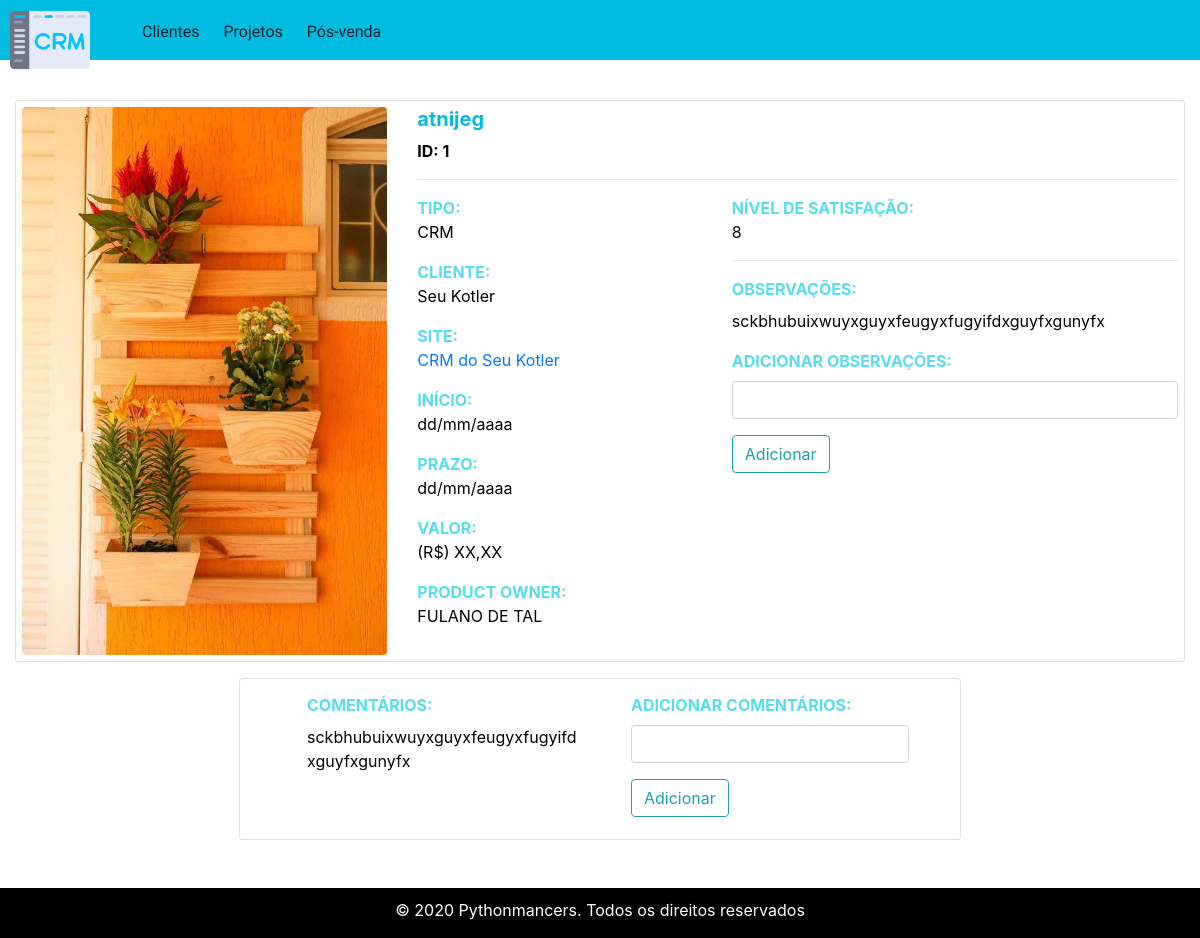
Page /projetos/especifico/1 on the earlier database version.
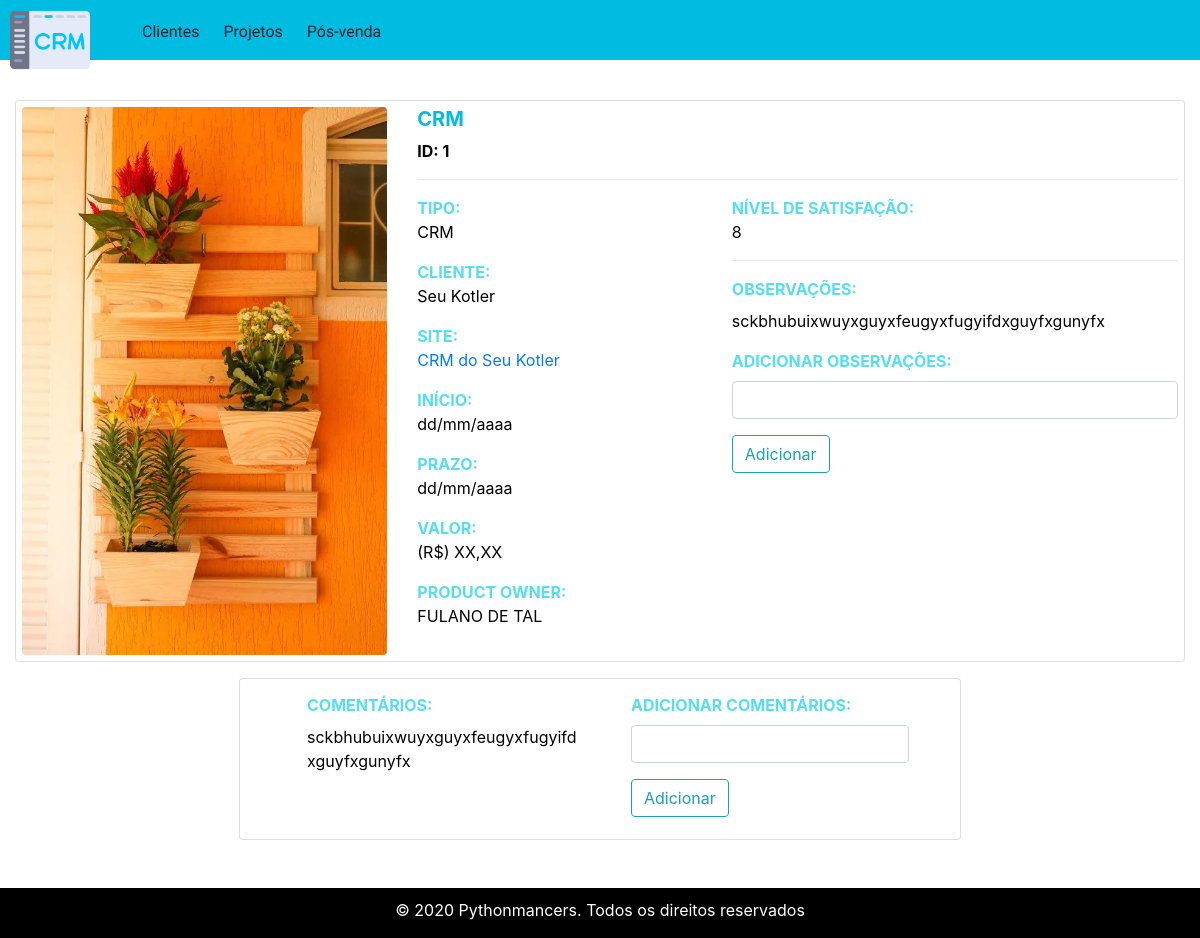
Same page on the later database version.
### crm/projetos/models.py (models this page shows)
class Projeto(db.Model):
    __tablename__ = "projeto"
    id = db.Column(db.Integer, primary_key = True)
    nome = db.Column(db.String(30),nullable = False)
    comentarios = db.Column(db.String, nullable = True)
    nota = db.Column(db.Integer, nullable = True)

### crm/projetos/view.py (the view)
@projeto.route('/especifico/<_id>', methods=['GET'])
def especifico(_id):
    i = 0
    projeto = Projeto.query.get_or_404(_id)
    projeto_comentarios = projeto.comentarios.split('|')
    return render_template('especifico_projetos.html', projeto = projeto, projeto_comentarios = projeto_comentarios)

### crm/projetos/templates/especifico_projetos.html
{% extends 'base.html' %}
{% block links %}
<link rel="stylesheet" href="{{url_for('static', filename='css/projeto-especifico.css')}}">
{% endblock links %}
{% block content %}
<div class=" row justify-content-center">
    <div class="card mb-3 d-inline-flex" id="rowCard">
        <div class="row">
            <div class="col-4">
                <img src="{{url_for('static', filename='imgs/vasos.webp')}}" alt="Card image cap"
                    class="rounded img-fluid">
            </div>
            <div class="col-8">
                <h5><strong class="color1">{{projeto.nome}}</strong></h5>
                <p class="color5"><strong>ID: {{projeto.id}}</strong></p>
                <hr>
                <div class="row">
                    <div class="col-5">
                        <p class="color5"><strong class="color3">TIPO:<br></strong> CRM </p>
                        <p class="color5"><strong class="color3">CLIENTE:<br></strong>Seu Kotler</p>
                        <p class="color5"><strong class="color3">SITE:<br></strong><a href="#">CRM do Seu Kotler</a></p>
                        <p class="color5"><strong class="color3">INÍCIO:<br></strong>dd/mm/aaaa</p>
                        <p class="color5"><strong class="color3">PRAZO:<br></strong>dd/mm/aaaa</p>
                        <p class="color5"><strong class="color3">VALOR:<br></strong> (R$) XX,XX</p>
                        <p class="color5"><strong class="color3">PRODUCT OWNER:<br></strong>FULANO DE TAL</p>
                    </div>
                    <div class="col-7 pl-0">
                        <p class="color5"><strong class="color3">NÍVEL DE SATISFAÇÃO: <br></strong>8</p>
                        <hr>
                        <p class=" mb-2"><strong class="color3">OBSERVAÇÕES:</strong></p>
                        {% for obs in projeto_comentarios %}
                        <p class="color5 mb-1">{{obs}}</p>
                        {% endfor %}
                        <form class=" mt-3">
                            <div class="form-group" style="width: auto;">
                                <label for="observacaoExtra" class=" color3"><strong>ADICIONAR
                                        OBSERVAÇÕES:</strong></label>
                                <input type="text" class="form-control" id="observacaoExtra">
                            </div>
                            <button type="submit" class="btn btn-outline-info">Adicionar</button>
                        </form>
                    </div>
                </div>
            </div>
        </div>
    </div>
    <div class="card" id="rowCard">
        <div class="row justify-content-center">
            <div class="col-5 ml-3 mt-2">
                <p class=" mb-2"><strong class="color3">COMENTÁRIOS:</strong></p>
                {% for obs in projeto_comentarios %}
                <p class="color5 mb-1">{{obs}}</p>
                {% endfor %}
            </div>
            <div class="col-5 ml-3 mt-2">
                <div class="form-group pl-0">
                    <form>
                        <div class="form-group" style="width: auto;">
                            <label for="observacaoExtra" class=" color3"><strong>ADICIONAR COMENTÁRIOS:</strong></label>
                            <input type="text" class="form-control" id="observacaoExtra">
                        </div>
                        <button type="submit" class="btn btn-outline-info">Adicionar</button>
                    </form>
                </div>
            </div>
        </div>
    </div>
</div>
{% endblock content%}

Differences in the rows shown:
changed Projeto "sckbhubuixwuyxguyxfeugyxfugyifdxguyfxgunyfx": nome "atnijeg" → "CRM"
